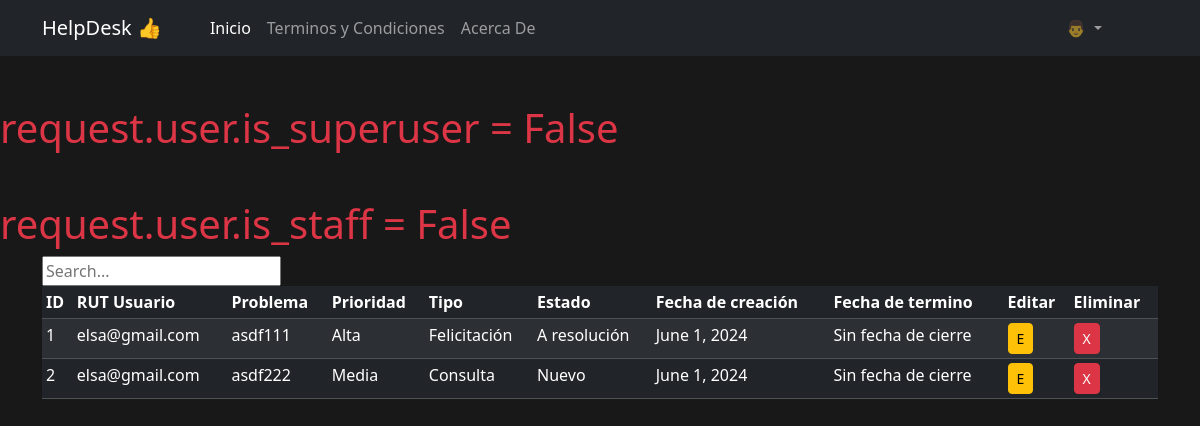
The page /tickets/ on the database its author committed.
### Helpdesk/models.py (models this page shows, shortened)
class Ticket(models.Model):
    customer = models.ForeignKey(Profile, on_delete=models.CASCADE)
    opening_agent = models.ForeignKey(Profile, blank=True, null=True, on_delete=models.CASCADE, related_name='opening_agent')
    closure_agent = models.ForeignKey(Profile, blank=True, null=True, on_delete=models.CASCADE, related_name='closure_agent')
    issue = models.CharField(max_length=200)
    priority = models.ForeignKey(Priority, on_delete=models.CASCADE)
    type = models.ForeignKey(Type, on_delete=models.CASCADE)
    status = models.ForeignKey(Status, on_delete=models.CASCADE, default=1)
    observation = models.TextField(max_length=255)
    solution = models.TextField(max_length=255, blank=True)
    opening_date = models.DateField(auto_now_add=True)
    closing_date = models.DateField(null=True, blank=True)

class Profile(models.Model):
    user = models.OneToOneField(User, on_delete=models.CASCADE)
    rut = models.CharField(max_length=12, unique=True)
    phone = models.CharField(max_length=9, unique=True)
    department = models.ForeignKey(Department, on_delete=models.SET_NULL, blank=True, null=True)

class Priority(models.Model):
    priority = models.CharField(
        max_length=45,
        blank=True,
        null=True,
        verbose_name="Prioridad",
        )
    def __str__(self):
        return self.priority

class Type(models.Model):
    type = models.CharField(
        max_length=45,
        verbose_name="Tipo"
        )
    def __str__(self):
        return self.type

class Status(models.Model):
    status = models.CharField(
        max_length=45,
        verbose_name="Estado",
        default="Abierto"
        )  # permite el cambio de estado de tique de los ejecutivos
    def __str__(self):
        return self.status

### Helpdesk/views.py (the view)
# urls.py: path('tickets/', TicketListView.as_view(), name='tickets'),
class TicketListView(View):
    template_name = 'tickets/tickets.html'
    def get(self, request):
        tickets = Ticket.objects.all()
        context = {
            'tickets': tickets,
            'is_update_view': False
        }
        return render(request, self.template_name, context)

### templates/tickets/tickets.html (shortened to what this page needs)
{% include "base/base.html" %}
{% load static %}
<div class="container">
    <input
        type="text"
        name="ticket-search"
        placeholder="Search..."
        hx-get="{% url 'ticket-search' %}"
        hx-trigger="keyup changed delay:300ms"
        hx-target="#tickets-table"
        hx-swap="innerHTML  swap:0.8s settle:0.8s"
        hx-headers='{"X-CSRFToken": "{{ csrf_token }}"}'
    >
        <div class="table-responsive">
            <table class="table table-sm table-dark table-striped table-hover rounded">
                <thead class="">
                    {% include "tickets/partials/table_ticket_head.html" %}
                </thead>
                <tbody id="tickets-table" class="fade-in fade-out " >
                    {% include "tickets/partials/ticket_search_result.html" %}
                </tbody>
            </table>
        </div>
</div>

### templates/tickets/partials/ticket_search_result.html (shortened to what this page needs)
{% load static %}
{% for ticket in tickets %}
    <tr class="tickets-data" >
        <td>{{ ticket.id }}</td>
        <td>{{ ticket.customer.user.email }}</td>
        <td>{{ ticket.issue }}</td>
        <td>{{ ticket.priority }}</td>
        <td>{{ ticket.type }}</td>
        <td>{{ ticket.status }}</td>
        <td>{{ ticket.opening_date }}</td>
        <td>{% if ticket.closing_date %}{{ ticket.closing_date }}{% else %}Sin fecha de cierre{% endif %}</td>
        <td>
            <a class="btn btn-sm btn-warning" href="{% url 'ticket_update' ticket.id %}">
                E
            </a>
        </td>
        <td>
            <a class="btn btn-sm btn-danger" hx-delete="/api/contact/1">
                X
            </a>
        </td>
    </tr>
{% empty %}
    <tr>
        <td colspan="11">No se encontraron resultados.</td>
    </tr>
{% endfor %}

### static/css/base/base.css (style rules this page uses)
:root { --background-color: #181818; --primary-color: red; --secondary-color: whitesmoke; --tertiary-color: red; }
body { background-color: var(--background-color); color: var(--secondary-color); }

### static/css/tickets/tickets.css (style rules this page uses)
.fade-in { opacity: 0; transition: opacity 1s ease-in; }
.fade-out { opacity: 1; transition: opacity 1s ease-out; }

### rows shown on the page
Ticket: id "1", customer.user.email "elsa@gmail.com", issue "asdf111", priority "Alta", type "Felicitación", status "A resolución", opening_date "June 1, 2024", shows "Sin fecha de cierre"
Ticket: id "2", customer.user.email "elsa@gmail.com", issue "asdf222", priority "Media", type "Consulta", status "Nuevo", opening_date "June 1, 2024", shows "Sin fecha de cierre"

### other values the page prints
{{ request.user.is_superuser }} "False"
{{ request.user.is_staff }} "False"
